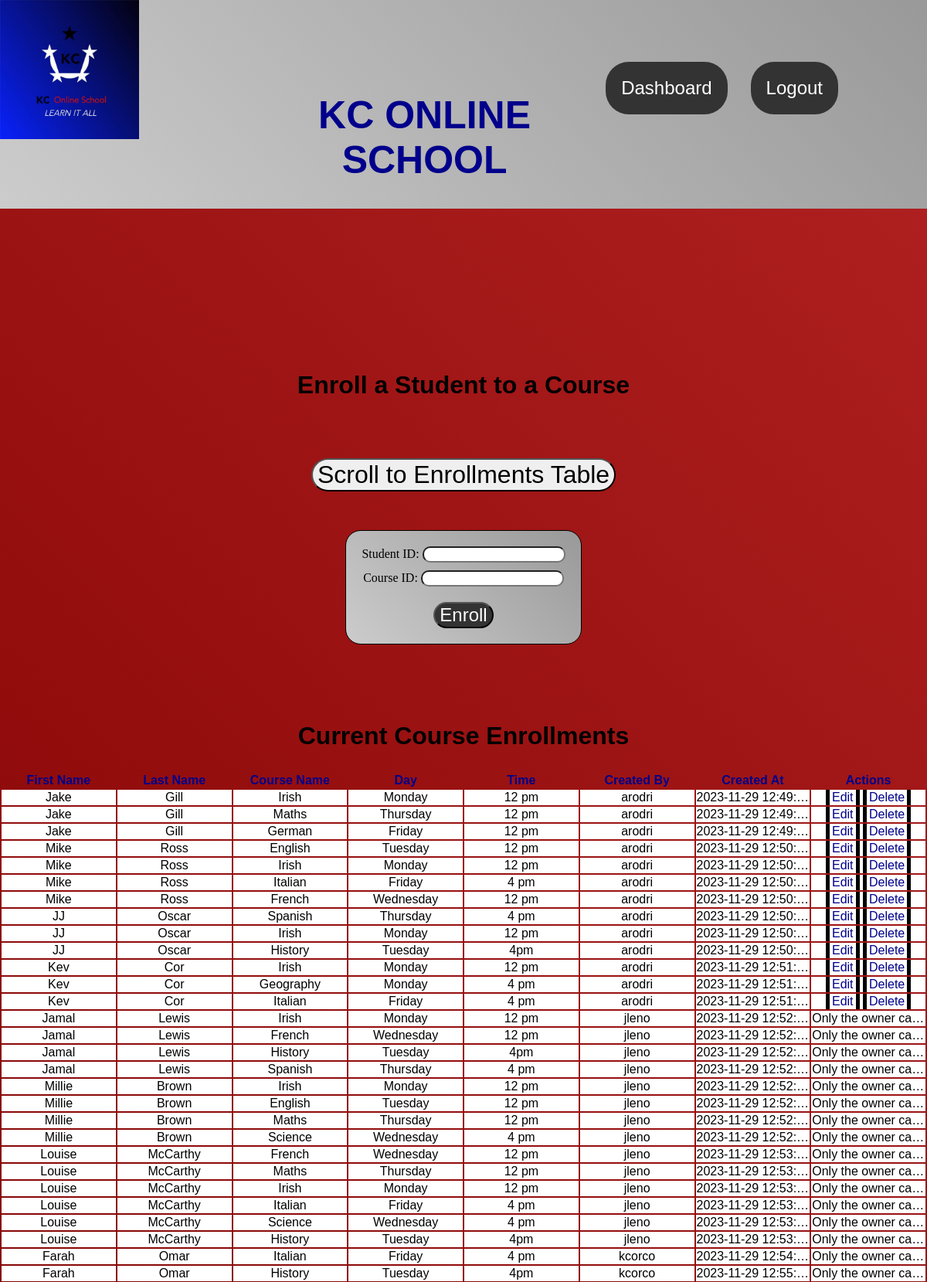
The app's page /add_course_enrollment (signed in, upper part) with its own data.
### models.py (models this page shows, shortened)
class CourseEnrollment(db.Model):
    id = db.Column(db.Integer, primary_key=True, autoincrement=True)
    student_id = db.Column(db.Integer, db.ForeignKey('add_student.id'), nullable=False)
    course_id = db.Column(db.Integer, db.ForeignKey('courses.id'), nullable=False)
    created_by = db.Column(db.Integer, db.ForeignKey('user.id'), nullable=False)
    created_at = db.Column(db.DateTime, default=datetime.utcnow)
    student = db.relationship('AddStudent', backref='enrollments', lazy=True, cascade='save-update, merge', single_parent=True)
    course = db.relationship('Course', backref='enrollments', lazy=True)
    creator = db.relationship('User', backref='enrollments', lazy=True)

class AddStudent(db.Model):
    id = db.Column(db.Integer, primary_key=True, autoincrement=True)
    first_name = db.Column(db.String(50), nullable=False)
    last_name = db.Column(db.String(50), nullable=False)
    date_of_birth = db.Column(db.Date, nullable=False)
    phone = db.Column(db.String(15), nullable=False, unique=True)
    email = db.Column(db.String(100), nullable=False, unique=True)
    user_id = db.Column(db.Integer, db.ForeignKey('user.id'), nullable=False)
    created_at = db.Column(db.DateTime, default=datetime.utcnow)

class Course(db.Model):
    __tablename__ = 'courses'
    id = db.Column(db.Integer, primary_key=True)
    course_name = db.Column(db.String(255), nullable=False, unique=True)
    day = db.Column(db.String(50), nullable=False)
    time = db.Column(db.String(50), nullable=False)
    created_at = db.Column(db.DateTime, default=datetime.utcnow)
    user_id = db.Column(db.Integer, db.ForeignKey('user.id'))
    user = db.relationship('User', back_populates='courses')

class User(UserMixin, db.Model):
    id = db.Column(db.Integer, primary_key=True)
    username = db.Column(db.String(50), unique=True)
    password = db.Column(db.String(80))
    students = db.relationship('AddStudent', backref='user', lazy=True)
    courses = db.relationship('Course', back_populates='user', cascade='all, delete-orphan')

### app.py (the view, shortened to what this page needs)
@app.route('/add_course_enrollment', methods=['GET', 'POST'])
@login_required
def add_course_enrollment():
    enrollments = None
    flashed_messages = get_flashed_messages(with_categories=True)
    enrollments = CourseEnrollment.query.all()
    return render_template('course_enrollment.html', enrollments=enrollments, flashed_messages=flashed_messages)

### app.py (called while the page is built)
@login_manager.user_loader
def load_user(user_id):
    return db.session.query(User).get(int(user_id))

### templates/course_enrollment.html (shortened to what this page needs)
{% extends 'base.html' %}
{% block content %}
  <div class="content-container">
    <h2 class="form-hd">Enroll a Student to a Course</h2>
    <button class="scroll-to-table" data-target="current-enrollments-table">Scroll to Enrollments Table</button>
  <form class="form-to-table" method="POST" action="{{ url_for('add_course_enrollment') }}">
    <label for="student_id">Student ID:</label>
    <input type="text" name="student_id" required><br>
    <label for="course_id">Course ID:</label>
    <input class="bottom-input" type="text" name="course_id" required><br>
    <button class="activation-button" type="submit">Enroll</button>
  </form>
  <h2 class="table-hd">Current Course Enrollments</h2>
    <div class="table-container" id="current-enrollments-table">
        {% if enrollments %}
    <table>
      <thead>
        <tr>
          <th>First Name</th>
          <th>Last Name</th>
          <th>Course Name</th>
          <th>Day</th>
          <th>Time</th>
          <th>Created By</th>
          <th>Created At</th>
          <th>Actions</th>
        </tr>
      </thead>
      <tbody>
        {% for enrollment in enrollments %}
          <tr {% if enrollment.creator == current_user %}class="highlight"{% endif %}>
            <td>{{ enrollment.student.first_name }}</td>
            <td>{{ enrollment.student.last_name }}</td>
            <td>{{ enrollment.course.course_name }}</td>
            <td>{{ enrollment.course.day }}</td>
            <td>{{ enrollment.course.time }}</td>
            <td>{{ enrollment.creator.username }}</td>
            <td>{{ enrollment.created_at.strftime('%Y-%m-%d %H:%M:%S') }}</td>
            <td>
              {% if enrollment.creator == current_user %}
                <a class="edit-delete" href="{{ url_for('edit_course_enrollment', enrollment_id=enrollment.id) }}">Edit</a>
                <a class="edit-delete" href="{{ url_for('delete_course_enrollment', enrollment_id=enrollment.id) }}">Delete</a>
              {% else %}
                Only the owner can edit or delete this entry.
              {% endif %}
            </td>
          </tr>
        {% endfor %}
      </tbody>
    </table>
    {% else %}
        <p>No enrollments added yet.</p>
    {% endif %}
    </div>
  </div>
{% endblock %}

### static/css/style.css (style rules this page uses)
* { box-sizing: border-box; }
body { background: linear-gradient(45deg, #800000, #B22222); color: #CCCCCC; font-family: Arial, Helvetica, sans-serif; display: flex; flex-direction: column; min-height: 100vh; margin: 0; }
button { cursor: pointer; }
.activation-forms input, button { border-radius: 30px; font-size: xx-large; text-align: center; }
.activation-button { background-color: #333; color: white; font-size: x-large; }
input { margin-bottom: 10px; }
.bottom-input { margin-bottom: 20px; }
.content-container { display: flex; flex-direction: column; align-items: center; text-align: center; margin-top: 20px; }
.form-to-table { font-family: Georgia, 'Times New Roman', Times, serif; border: 1px solid black; border-radius: 20px; margin: 0; padding: 20px; background: linear-gradient(45deg, #CCCCCC, #999999); color: black; }
.form-to-table input { border-radius: 10px; }
.form-hd { margin-top: 190px; }
.scroll-to-table { margin-top: 50px; margin-bottom: 50px; }
.table-hd { margin-top: 100px; }
.table-container { overflow-x: auto; }
table { width: 100%; table-layout: fixed; }
th, td { white-space: nowrap; overflow: hidden; text-overflow: ellipsis; }
td { background-color: white; color: black; }
th { font-weight: bold; color: darkblue; }
.edit-delete { text-decoration: none; border: 5px solid black; border-radius: 5px; padding: 3px; color: darkblue; background-color: white; }
h1, h2 { font-weight: bold; font-size: xx-large; color: black; }

### records on screen
CourseEnrollment: student.first_name "Jake", student.last_name "Gill", course.course_name "Irish", course.day "Monday", course.time "12 pm", creator.username "arodri", created_at "2023-11-29 12:49:47"
CourseEnrollment: student.first_name "Jake", student.last_name "Gill", course.course_name "Maths", course.day "Thursday", course.time "12 pm", creator.username "arodri", created_at "2023-11-29 12:49:51"
CourseEnrollment: student.first_name "Jake", student.last_name "Gill", course.course_name "German", course.day "Friday", course.time "12 pm", creator.username "arodri", created_at "2023-11-29 12:49:55"
CourseEnrollment: student.first_name "Mike", student.last_name "Ross", course.course_name "English", course.day "Tuesday", course.time "12 pm", creator.username "arodri", created_at "2023-11-29 12:50:00"
CourseEnrollment: student.first_name "Mike", student.last_name "Ross", course.course_name "Irish", course.day "Monday", course.time "12 pm", creator.username "arodri", created_at "2023-11-29 12:50:05"
CourseEnrollment: student.first_name "Mike", student.last_name "Ross", course.course_name "Italian", course.day "Friday", course.time "4 pm", creator.username "arodri", created_at "2023-11-29 12:50:09"
CourseEnrollment: student.first_name "Mike", student.last_name "Ross", course.course_name "French", course.day "Wednesday", course.time "12 pm", creator.username "arodri", created_at "2023-11-29 12:50:23"
CourseEnrollment: student.first_name "JJ", student.last_name "Oscar", course.course_name "Spanish", course.day "Thursday", course.time "4 pm", creator.username "arodri", created_at "2023-11-29 12:50:28"
CourseEnrollment: student.first_name "JJ", student.last_name "Oscar", course.course_name "Irish", course.day "Monday", course.time "12 pm", creator.username "arodri", created_at "2023-11-29 12:50:32"
CourseEnrollment: student.first_name "JJ", student.last_name "Oscar", course.course_name "History", course.day "Tuesday", course.time "4pm", creator.username "arodri", created_at "2023-11-29 12:50:37"
CourseEnrollment: student.first_name "Kev", student.last_name "Cor", course.course_name "Irish", course.day "Monday", course.time "12 pm", creator.username "arodri", created_at "2023-11-29 12:51:05"
CourseEnrollment: student.first_name "Kev", student.last_name "Cor", course.course_name "Geography", course.day "Monday", course.time "4 pm", creator.username "arodri", created_at "2023-11-29 12:51:10"
CourseEnrollment: student.first_name "Kev", student.last_name "Cor", course.course_name "Italian", course.day "Friday", course.time "4 pm", creator.username "arodri", created_at "2023-11-29 12:51:15"
CourseEnrollment: student.first_name "Jamal", student.last_name "Lewis", course.course_name "Irish", course.day "Monday", course.time "12 pm", creator.username "jleno", created_at "2023-11-29 12:52:18", shows "Only the owner ca…"
CourseEnrollment: student.first_name "Jamal", student.last_name "Lewis", course.course_name "French", course.day "Wednesday", course.time "12 pm", creator.username "jleno", created_at "2023-11-29 12:52:22", shows "Only the owner ca…"
CourseEnrollment: student.first_name "Jamal", student.last_name "Lewis", course.course_name "History", course.day "Tuesday", course.time "4pm", creator.username "jleno", created_at "2023-11-29 12:52:28", shows "Only the owner ca…"
CourseEnrollment: student.first_name "Jamal", student.last_name "Lewis", course.course_name "Spanish", course.day "Thursday", course.time "4 pm", creator.username "jleno", created_at "2023-11-29 12:52:32", shows "Only the owner ca…"
CourseEnrollment: student.first_name "Millie", student.last_name "Brown", course.course_name "Irish", course.day "Monday", course.time "12 pm", creator.username "jleno", created_at "2023-11-29 12:52:39", shows "Only the owner ca…"
CourseEnrollment: student.first_name "Millie", student.last_name "Brown", course.course_name "English", course.day "Tuesday", course.time "12 pm", creator.username "jleno", created_at "2023-11-29 12:52:49", shows "Only the owner ca…"
CourseEnrollment: student.first_name "Millie", student.last_name "Brown", course.course_name "Maths", course.day "Thursday", course.time "12 pm", creator.username "jleno", created_at "2023-11-29 12:52:53", shows "Only the owner ca…"
CourseEnrollment: student.first_name "Millie", student.last_name "Brown", course.course_name "Science", course.day "Wednesday", course.time "4 pm", creator.username "jleno", created_at "2023-11-29 12:52:59", shows "Only the owner ca…"
CourseEnrollment: student.first_name "Louise", student.last_name "McCarthy", course.course_name "French", course.day "Wednesday", course.time "12 pm", creator.username "jleno", created_at "2023-11-29 12:53:11", shows "Only the owner ca…"
CourseEnrollment: student.first_name "Louise", student.last_name "McCarthy", course.course_name "Maths", course.day "Thursday", course.time "12 pm", creator.username "jleno", created_at "2023-11-29 12:53:22", shows "Only the owner ca…"
CourseEnrollment: student.first_name "Louise", student.last_name "McCarthy", course.course_name "Irish", course.day "Monday", course.time "12 pm", creator.username "jleno", created_at "2023-11-29 12:53:31", shows "Only the owner ca…"
CourseEnrollment: student.first_name "Louise", student.last_name "McCarthy", course.course_name "Italian", course.day "Friday", course.time "4 pm", creator.username "jleno", created_at "2023-11-29 12:53:49", shows "Only the owner ca…"
CourseEnrollment: student.first_name "Louise", student.last_name "McCarthy", course.course_name "Science", course.day "Wednesday", course.time "4 pm", creator.username "jleno", created_at "2023-11-29 12:53:54", shows "Only the owner ca…"
CourseEnrollment: student.first_name "Louise", student.last_name "McCarthy", course.course_name "History", course.day "Tuesday", course.time "4pm", creator.username "jleno", created_at "2023-11-29 12:53:59", shows "Only the owner ca…"
CourseEnrollment: student.first_name "Farah", student.last_name "Omar", course.course_name "Italian", course.day "Friday", course.time "4 pm", creator.username "kcorco", created_at "2023-11-29 12:54:59", shows "Only the owner ca…"
CourseEnrollment: student.first_name "Farah", student.last_name "Omar", course.course_name "History", course.day "Tuesday", course.time "4pm", creator.username "kcorco", created_at "2023-11-29 12:55:15", shows "Only the owner ca…"
